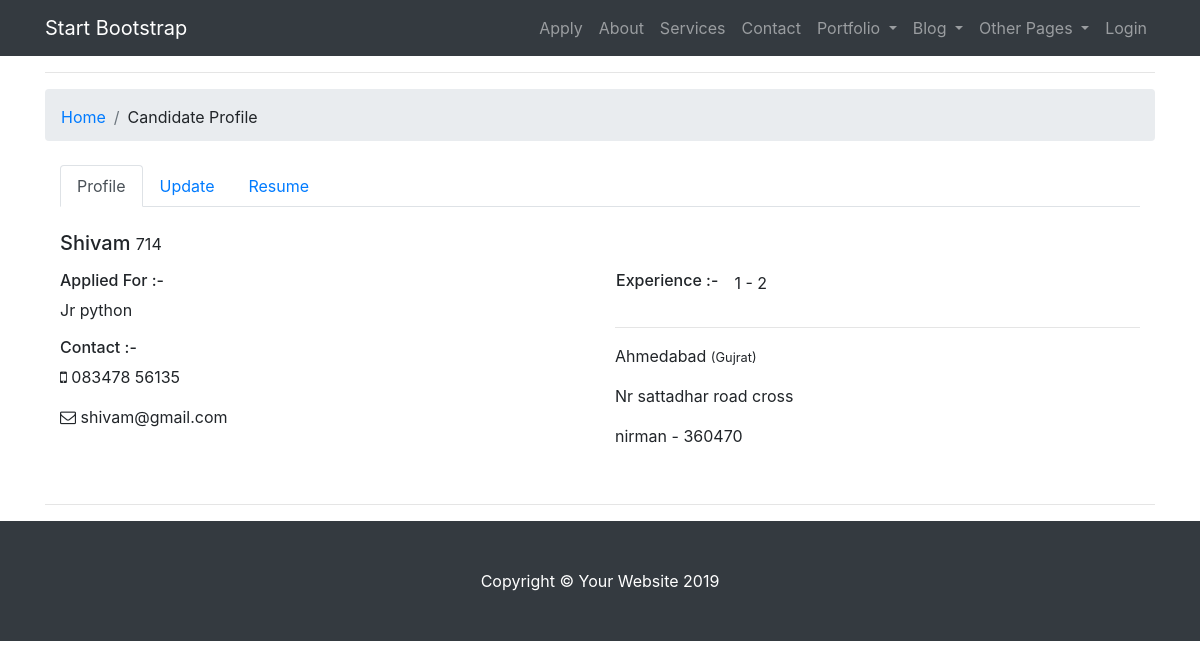
/scheduler/profile/OcX4X38K/, run on an earlier commit of the app's database.
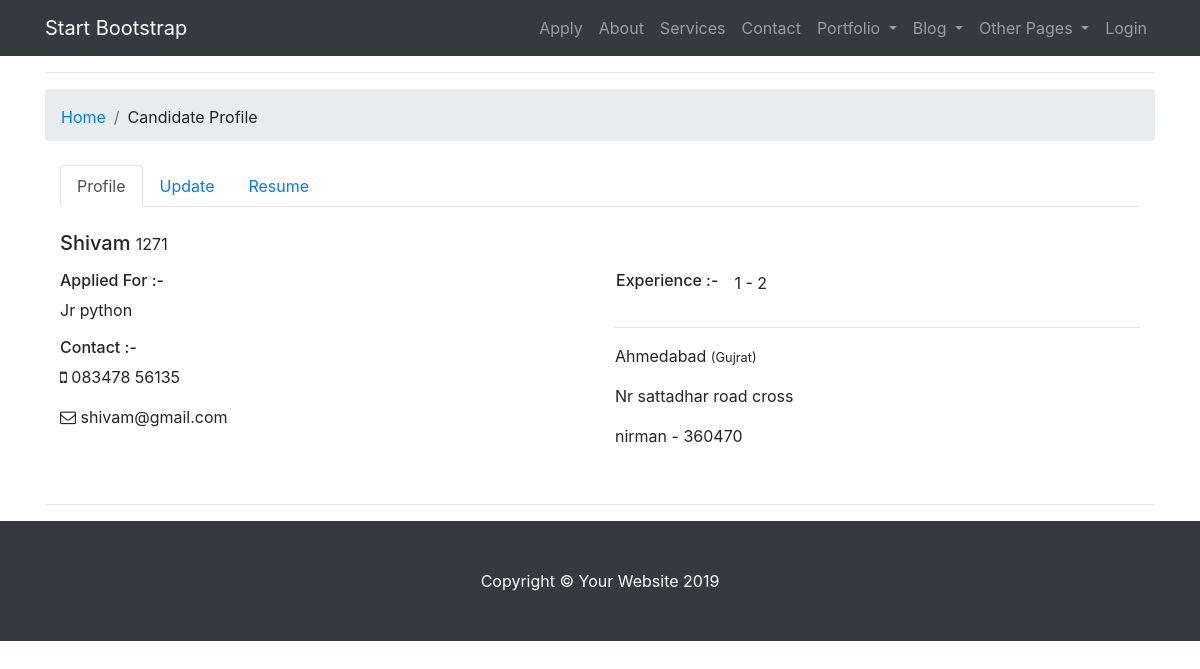
And on a later commit of the database.
### accounts/models.py (models this page shows, shortened)
class Candidate(models.Model):
    SHORTLIST = 'shortlist'
    TECHNICAL = 'technical'
    PRACTICAL = 'practical'
    HR = 'hr'
    REJECTED = 'rejected'
    SELECTED = 'selected'
    STATUS_TAG = [
        (SHORTLIST, 'Short Listed'),
        (TECHNICAL, 'For Technical Round'),
        (PRACTICAL, 'For Practical Round'),
        (HR, 'For HR Round'),
        (REJECTED, 'Rejected'),
        (SELECTED, 'Selected'),
    ]
    EXPERIENCE_CHOICE = [
        ('2', '0 - 1'),
        ('1 - 2', '1 - 2'),
        ('2 - 3', '2 - 3'),
        ('3 - Above', '3 - Above'),
    ]
    first_name = models.CharField(max_length=30)
    last_name = models.CharField(max_length=30)
    birth_date = models.DateField()
    mobile = PhoneNumberField()
    email = models.EmailField(unique=True)
    token = models.CharField(max_length=30, null=True, blank=True)
    resume = models.FileField(upload_to='resumes/', null=True, blank=True)
    applied_for = models.ForeignKey(Vacancies, on_delete=models.CASCADE)
    status = FSMField(default=SHORTLIST, choices=STATUS_TAG)
    experience = models.CharField(default='0 - 1', choices=EXPERIENCE_CHOICE, max_length=20)
    is_verified = models.BooleanField(default=False)

class Vacancies(models.Model):
    post = models.CharField(max_length=50)
    technologies = models.CharField(max_length=50)
    experience = models.CharField(max_length=50)
    slug = models.SlugField(null=True, blank=True)

class Address(models.Model):
    state = models.CharField(max_length=100)
    city = models.CharField(max_length=100)
    street = models.CharField(max_length=100)
    landmark = models.CharField(max_length=100)
    candidate = models.ForeignKey(Candidate, on_delete=models.CASCADE, related_name='address')

### scheduler/views.py (the view)
# urls.py: path('profile/<str:token>/', ProfileView.as_view(), name='profile'),
@method_decorator(xframe_options_exempt, name='get')
class ProfileView(TemplateView):
    template_name = 'scheduler/candidate_profile.html'
    def get_context_data(self, **kwargs):
        kwargs = super(ProfileView, self).get_context_data()
        kwargs['candidate'] = Candidate.objects.get(token=self.kwargs.get('token', None))
        return kwargs

### templates/scheduler/candidate_profile.html (shortened to what this page needs)
{% extends 'base.html' %}
{% load static %}
{% block content %}
<div class="breadcrumb mb-4">
    <li class="breadcrumb-item pt-1 text-center"><a href="{% url 'accounts:home' %}">Home</a></li>
    <li class="breadcrumb-item pt-1 text-center">Candidate Profile</li>
</div>
<div class="container">
    <div class="row my-2">
        <div class="col-lg-12 order-lg-2">
            <ul class="nav nav-tabs">
                <li class="nav-item">
                    <a href="" data-target="#profile" data-toggle="tab" class="nav-link active">Profile</a>
                </li>
                <li class="nav-item">
                    <a href="" data-target="#edit" data-toggle="tab" class="nav-link">Update</a>
                </li>
                <li class="nav-item">
                    <a href="" data-target="#resume" data-toggle="tab" class="nav-link">Resume</a>
                </li>
            </ul>
            <div class="tab-content py-4">
                <div class="tab-pane active" id="profile">
                    <h5 class="mb-3">{{ candidate.first_name.capitalize }}
                        <small>{{ candidate.last_name.capitalize }}
                        </small>
                    </h5>
                    <div class="row">
                        <div class="col-md-6">
                            <h6>Applied For :-</h6>
                            <p> {{ candidate.applied_for.post.capitalize }}</p>
                            <h6>Contact :-</h6>
                            <div>
                                <p><i class="fa fa-mobile" aria-hidden="true"></i> {{ candidate.mobile }}</p>
                                <p><i class="fa fa-envelope-o" aria-hidden="true"></i> {{ candidate.email }}</p>
                            </div>
                        </div>
                        <div class="col-md-6">
                            <div class="row">
                                <h6> &emsp;Experience :- </h6>&emsp;
                                <p> {{ candidate.experience }} </p>
                            </div>
                            <hr>
                            <p> {{ candidate.address.first.city.capitalize }} <small>
                                ({{ candidate.address.first.state.capitalize }})</small></p>
                            <p> {{ candidate.address.first.street.capitalize }} </p>
                            <p> {{ candidate.address.first.landmark }} - 360470</p>
                        </div>
                    </div>
                </div>
            </div>
        </div>
    </div>
</div>
{% endblock %}

What changed in the data, as far as the page shows it:
changed Candidate "Shivam": last_name "714" → "1271"
